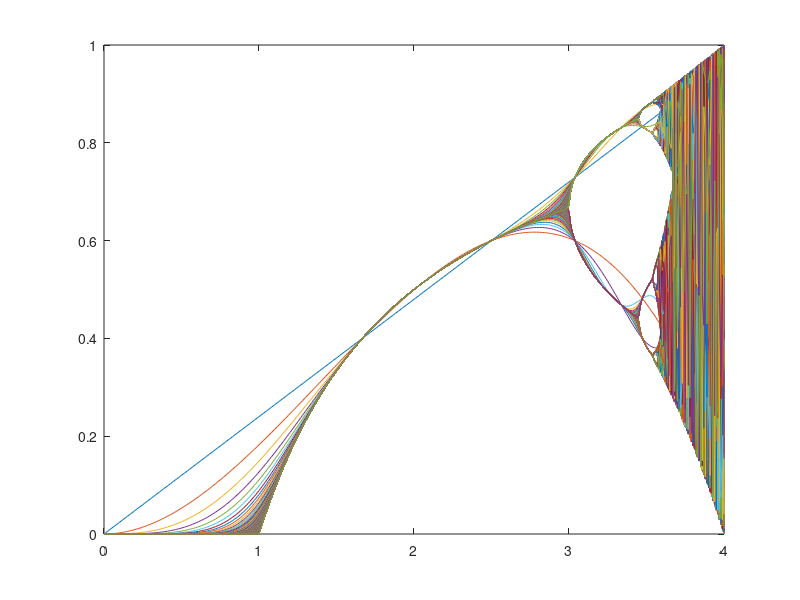

Here is the MATLAB script that generated this plot:
##clear;
d = 0.0:0.01:4;
n = 1000;
m = max(size(d));
Xn = zeros(n, m);
Xn(1,:) = 0.6;


for i=2:n
    Xn(i,:) = Xn(i-1, : ) .* d .* (1 - Xn(i-1, : ));
end
plot(d(1:m),Xn(2:n,1:m))
hold off;

